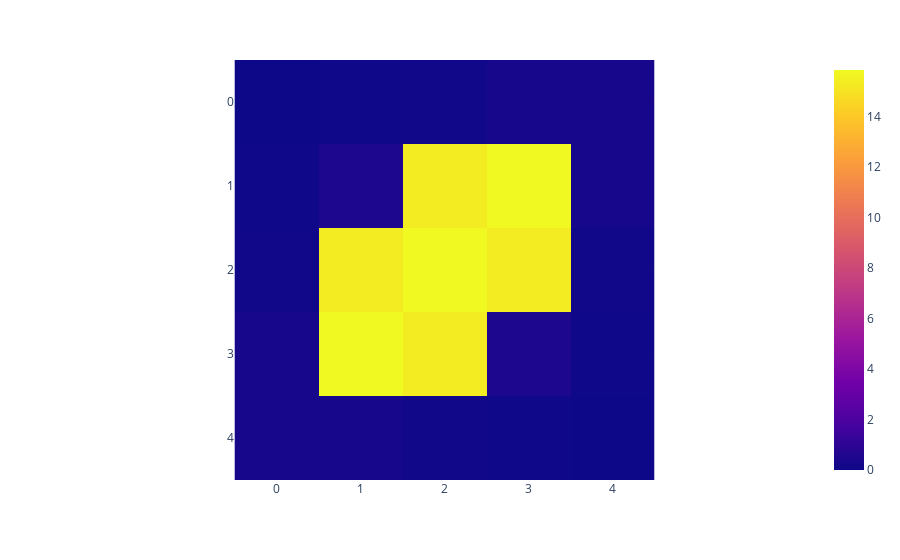

Notebook code cell kept with this figure:
### Code cell
# 5

tunneling_strengths = compute_tunneling_strengths(energies)
neighbor_tunneling_strengths = compute_neighbor_tunneling_strengths(tunneling_strengths, radius=2)
print(f"Horizontal/Vertical Tunneling: {neighbor_tunneling_strengths[2][1] * RECOIL_ENERGY_752:.4f}, Diagonal Tunneling: {neighbor_tunneling_strengths[3][1] * RECOIL_ENERGY_752:.4f}")
px.imshow(neighbor_tunneling_strengths * RECOIL_ENERGY_752, zmax=neighbor_tunneling_strengths[3][1] * RECOIL_ENERGY_752)

### Figure 1 — Plotly figure (JSON) as saved in the notebook; plotly's stock layout.template omitted (floating-point values rounded to 4 significant figures)
{"data": [{"coloraxis": "coloraxis", "hovertemplate": "x: %{x}<br>y: %{y}<br>color: %{z}<extra></extra>", "name": "0", "type": "heatmap", "xaxis": "x", "yaxis": "y", "z": [[0.001443, 0.05876, 0.07963, 0.3041, 0.3176], [0.05876, 0.4984, 15.37, 15.84, 0.3041], [0.07963, 15.37, 13330.0, 15.37, 0.07963], [0.3041, 15.84, 15.37, 0.4984, 0.05876], [0.3176, 0.3041, 0.07963, 0.05876, 0.001443]]}], "layout": {"coloraxis": {"cmax": 15.84, "cmin": 0.001443, "colorscale": [[0, "#0d0887"], [0.1111, "#46039f"], [0.2222, "#7201a8"], [0.3333, "#9c179e"], [0.4444, "#bd3786"], [0.5556, "#d8576b"], [0.6667, "#ed7953"], [0.7778, "#fb9f3a"], [0.8889, "#fdca26"], [1, "#f0f921"]]}, "margin": {"t": 60}, "xaxis": {"anchor": "y", "constrain": "domain", "domain": [0, 1], "scaleanchor": "y"}, "yaxis": {"anchor": "x", "autorange": "reversed", "constrain": "domain", "domain": [0, 1]}}}
